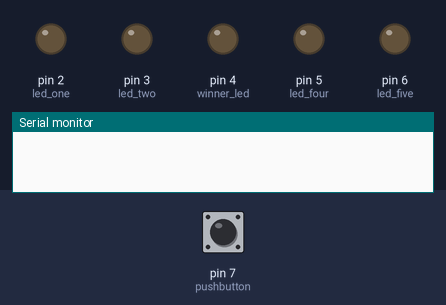
A sketch run on a simulated Arduino Uno, built with avr-gcc and run on an emulated ATmega328P. Parts: output pins drawn as LEDs (lit = HIGH), the last lines printed to the serial monitor. The inputs (shaded band) are chosen by the test bench; at power-on: pin 7 (pushbutton) HIGH.

Above: at 0.2 s.
At 1.12 s:
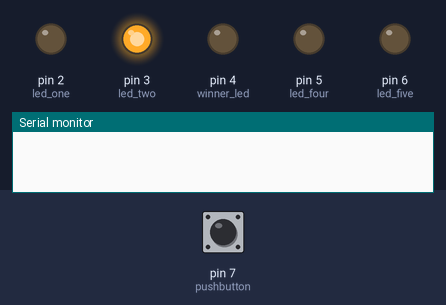
At 2.12 s:
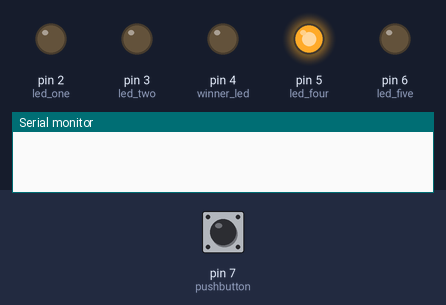
At 2.62 s:
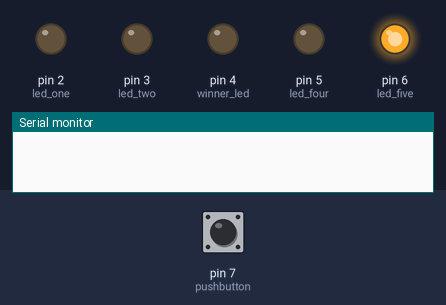
At 4.62 s:
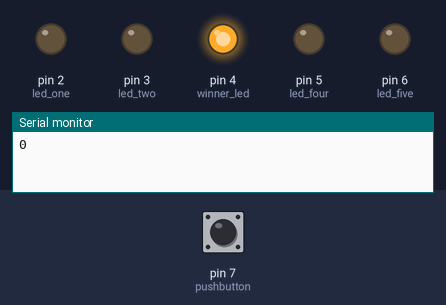
At 6.62 s:
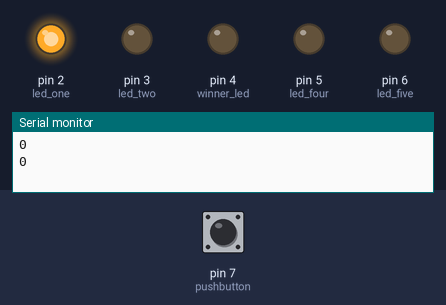
Timing chart, 0 to 6.9 s (numbered marks = the images above):
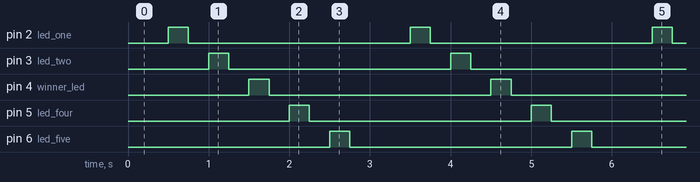

The sketch:

Stop_It_.ino
```cpp
int led_one=2;
int led_two=3;
int winner_led=4;
int led_four=5;
int led_five=6;
int pushbutton=7;
int score=0;
void setup() {
  // put your setup code here, to run once:
 pinMode(led_one,OUTPUT);
 pinMode(led_two,OUTPUT);
 pinMode(winner_led,OUTPUT);
 pinMode(pushbutton,INPUT_PULLUP);
 pinMode(led_four,OUTPUT);
 pinMode(led_five,OUTPUT);
 Serial.begin(9600);

}
void loop() {
  // put your main code here, to run repeatedly:
   int pushbutton_value=digitalRead(pushbutton);


for (int x=1;x<=6;x++){
  digitalWrite(x,HIGH);
  delay(250);
  digitalWrite(x,LOW);
  delay(250);
  if(pushbutton_value==LOW && x==winner_led){
    score+=500;
  }
  }

    Serial.println(score);

}
```

Measured:
- by itself, pin 2 (led_one), pin 3 (led_two), pin 4 (winner_led), pin 5 (led_four), pin 6 (led_five): alternates HIGH for 0.25 s and LOW for 2.8 s
- by itself, everything shown: repeats every 3.0 s, in 10 steps
